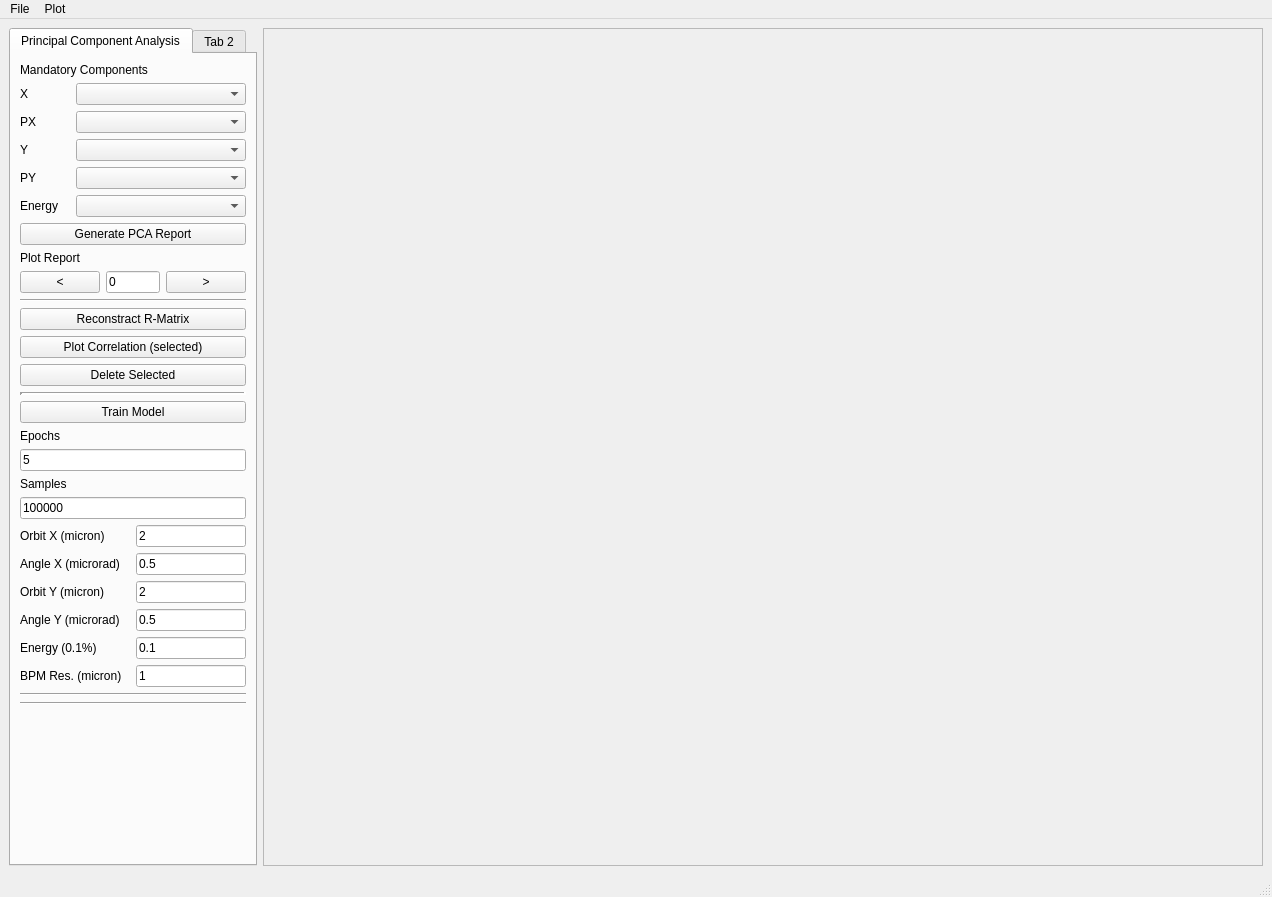
<?xml version="1.0" encoding="UTF-8"?>
<ui version="4.0">
 <class>MainWindow</class>
 <widget class="QMainWindow" name="MainWindow">
  <property name="geometry">
   <rect>
    <x>0</x>
    <y>0</y>
    <width>1272</width>
    <height>897</height>
   </rect>
  </property>
  <property name="windowTitle">
   <string>MainWindow</string>
  </property>
  <widget class="QWidget" name="centralwidget">
   <layout class="QHBoxLayout" name="horizontalLayout">
    <item>
     <widget class="QTabWidget" name="tabWidget">
      <widget class="QWidget" name="tab">
       <attribute name="title">
        <string>Principal Component Analysis</string>
       </attribute>
       <layout class="QVBoxLayout" name="verticalLayout">
        <item>
         <widget class="QLabel" name="label_16">
          <property name="text">
           <string>Mandatory Components</string>
          </property>
         </widget>
        </item>
        <item>
         <layout class="QGridLayout" name="gridLayout_2">
          <item row="3" column="1">
           <widget class="QComboBox" name="UIPCAY">
            <property name="sizePolicy">
             <sizepolicy hsizetype="MinimumExpanding" vsizetype="Fixed">
              <horstretch>0</horstretch>
              <verstretch>0</verstretch>
             </sizepolicy>
            </property>
           </widget>
          </item>
          <item row="4" column="1">
           <widget class="QComboBox" name="UIPCAPY">
            <property name="sizePolicy">
             <sizepolicy hsizetype="MinimumExpanding" vsizetype="Fixed">
              <horstretch>0</horstretch>
              <verstretch>0</verstretch>
             </sizepolicy>
            </property>
           </widget>
          </item>
          <item row="1" column="0">
           <widget class="QLabel" name="label_10">
            <property name="sizePolicy">
             <sizepolicy hsizetype="Minimum" vsizetype="Preferred">
              <horstretch>0</horstretch>
              <verstretch>0</verstretch>
             </sizepolicy>
            </property>
            <property name="minimumSize">
             <size>
              <width>50</width>
              <height>0</height>
             </size>
            </property>
            <property name="text">
             <string>X</string>
            </property>
           </widget>
          </item>
          <item row="2" column="1">
           <widget class="QComboBox" name="UIPCAPX">
            <property name="sizePolicy">
             <sizepolicy hsizetype="MinimumExpanding" vsizetype="Fixed">
              <horstretch>0</horstretch>
              <verstretch>0</verstretch>
             </sizepolicy>
            </property>
           </widget>
          </item>
          <item row="4" column="0">
           <widget class="QLabel" name="label_14">
            <property name="sizePolicy">
             <sizepolicy hsizetype="Minimum" vsizetype="Preferred">
              <horstretch>0</horstretch>
              <verstretch>0</verstretch>
             </sizepolicy>
            </property>
            <property name="minimumSize">
             <size>
              <width>50</width>
              <height>0</height>
             </size>
            </property>
            <property name="text">
             <string>PY</string>
            </property>
           </widget>
          </item>
          <item row="5" column="1">
           <widget class="QComboBox" name="UIPCAE">
            <property name="sizePolicy">
             <sizepolicy hsizetype="MinimumExpanding" vsizetype="Fixed">
              <horstretch>0</horstretch>
              <verstretch>0</verstretch>
             </sizepolicy>
            </property>
           </widget>
          </item>
          <item row="2" column="0">
           <widget class="QLabel" name="label_12">
            <property name="sizePolicy">
             <sizepolicy hsizetype="Minimum" vsizetype="Preferred">
              <horstretch>0</horstretch>
              <verstretch>0</verstretch>
             </sizepolicy>
            </property>
            <property name="minimumSize">
             <size>
              <width>50</width>
              <height>0</height>
             </size>
            </property>
            <property name="text">
             <string>PX</string>
            </property>
           </widget>
          </item>
          <item row="1" column="1">
           <widget class="QComboBox" name="UIPCAX">
            <property name="sizePolicy">
             <sizepolicy hsizetype="MinimumExpanding" vsizetype="Fixed">
              <horstretch>0</horstretch>
              <verstretch>0</verstretch>
             </sizepolicy>
            </property>
           </widget>
          </item>
          <item row="3" column="0">
           <widget class="QLabel" name="label_13">
            <property name="sizePolicy">
             <sizepolicy hsizetype="Minimum" vsizetype="Preferred">
              <horstretch>0</horstretch>
              <verstretch>0</verstretch>
             </sizepolicy>
            </property>
            <property name="minimumSize">
             <size>
              <width>50</width>
              <height>0</height>
             </size>
            </property>
            <property name="text">
             <string>Y</string>
            </property>
           </widget>
          </item>
          <item row="5" column="0">
           <widget class="QLabel" name="label_15">
            <property name="sizePolicy">
             <sizepolicy hsizetype="Minimum" vsizetype="Preferred">
              <horstretch>0</horstretch>
              <verstretch>0</verstretch>
             </sizepolicy>
            </property>
            <property name="minimumSize">
             <size>
              <width>50</width>
              <height>0</height>
             </size>
            </property>
            <property name="text">
             <string>Energy</string>
            </property>
           </widget>
          </item>
         </layout>
        </item>
        <item>
         <widget class="QPushButton" name="UIPCA">
          <property name="text">
           <string>Generate PCA Report</string>
          </property>
         </widget>
        </item>
        <item>
         <widget class="QLabel" name="label_9">
          <property name="text">
           <string>Plot Report</string>
          </property>
         </widget>
        </item>
        <item>
         <layout class="QHBoxLayout" name="horizontalLayout_2">
          <item>
           <widget class="QPushButton" name="UIRepPrev">
            <property name="text">
             <string>&lt;</string>
            </property>
           </widget>
          </item>
          <item>
           <widget class="QLineEdit" name="UIRepID">
            <property name="text">
             <string>0</string>
            </property>
           </widget>
          </item>
          <item>
           <widget class="QPushButton" name="UIRepNext">
            <property name="text">
             <string>&gt;</string>
            </property>
           </widget>
          </item>
         </layout>
        </item>
        <item>
         <widget class="Line" name="line">
          <property name="orientation">
           <enum>Qt::Horizontal</enum>
          </property>
         </widget>
        </item>
        <item>
         <widget class="QPushButton" name="UIRMatrix">
          <property name="text">
           <string>Reconstract R-Matrix</string>
          </property>
         </widget>
        </item>
        <item>
         <widget class="QPushButton" name="UIPlotCor">
          <property name="text">
           <string>Plot Correlation (selected)</string>
          </property>
         </widget>
        </item>
        <item>
         <widget class="QPushButton" name="UIDeleteYPCA">
          <property name="text">
           <string>Delete Selected</string>
          </property>
         </widget>
        </item>
        <item>
         <widget class="Line" name="line_4">
          <property name="lineWidth">
           <number>3</number>
          </property>
          <property name="orientation">
           <enum>Qt::Horizontal</enum>
          </property>
         </widget>
        </item>
        <item>
         <widget class="QPushButton" name="UITrainModel">
          <property name="text">
           <string>Train Model</string>
          </property>
         </widget>
        </item>
        <item>
         <widget class="QLabel" name="label_2">
          <property name="text">
           <string>Epochs</string>
          </property>
         </widget>
        </item>
        <item>
         <widget class="QLineEdit" name="UITrainEpochs">
          <property name="sizePolicy">
           <sizepolicy hsizetype="Minimum" vsizetype="Fixed">
            <horstretch>0</horstretch>
            <verstretch>0</verstretch>
           </sizepolicy>
          </property>
          <property name="text">
           <string>5</string>
          </property>
         </widget>
        </item>
        <item>
         <widget class="QLabel" name="label">
          <property name="text">
           <string>Samples</string>
          </property>
         </widget>
        </item>
        <item>
         <widget class="QLineEdit" name="UITrainSamples">
          <property name="sizePolicy">
           <sizepolicy hsizetype="Minimum" vsizetype="Fixed">
            <horstretch>0</horstretch>
            <verstretch>0</verstretch>
           </sizepolicy>
          </property>
          <property name="text">
           <string>100000</string>
          </property>
         </widget>
        </item>
        <item>
         <layout class="QGridLayout" name="gridLayout">
          <item row="0" column="0">
           <widget class="QLabel" name="label_3">
            <property name="text">
             <string>Orbit X (micron)</string>
            </property>
           </widget>
          </item>
          <item row="0" column="1">
           <widget class="QLineEdit" name="UIOrbitX">
            <property name="sizePolicy">
             <sizepolicy hsizetype="Minimum" vsizetype="Fixed">
              <horstretch>0</horstretch>
              <verstretch>0</verstretch>
             </sizepolicy>
            </property>
            <property name="text">
             <string>2</string>
            </property>
           </widget>
          </item>
          <item row="2" column="1">
           <widget class="QLineEdit" name="UIAngleX">
            <property name="sizePolicy">
             <sizepolicy hsizetype="Minimum" vsizetype="Fixed">
              <horstretch>0</horstretch>
              <verstretch>0</verstretch>
             </sizepolicy>
            </property>
            <property name="text">
             <string>0.5</string>
            </property>
           </widget>
          </item>
          <item row="2" column="0">
           <widget class="QLabel" name="label_4">
            <property name="text">
             <string>Angle X (microrad)</string>
            </property>
           </widget>
          </item>
          <item row="3" column="0">
           <widget class="QLabel" name="label_7">
            <property name="text">
             <string>Orbit Y (micron)</string>
            </property>
           </widget>
          </item>
          <item row="6" column="1">
           <widget class="QLineEdit" name="UIEnergy">
            <property name="sizePolicy">
             <sizepolicy hsizetype="Minimum" vsizetype="Fixed">
              <horstretch>0</horstretch>
              <verstretch>0</verstretch>
             </sizepolicy>
            </property>
            <property name="text">
             <string>0.1</string>
            </property>
           </widget>
          </item>
          <item row="6" column="0">
           <widget class="QLabel" name="label_5">
            <property name="text">
             <string>Energy (0.1%)</string>
            </property>
           </widget>
          </item>
          <item row="4" column="0">
           <widget class="QLabel" name="label_8">
            <property name="text">
             <string>Angle Y (microrad)</string>
            </property>
           </widget>
          </item>
          <item row="3" column="1">
           <widget class="QLineEdit" name="UIOrbitY">
            <property name="sizePolicy">
             <sizepolicy hsizetype="Minimum" vsizetype="Fixed">
              <horstretch>0</horstretch>
              <verstretch>0</verstretch>
             </sizepolicy>
            </property>
            <property name="text">
             <string>2</string>
            </property>
           </widget>
          </item>
          <item row="4" column="1">
           <widget class="QLineEdit" name="UIAngleY">
            <property name="sizePolicy">
             <sizepolicy hsizetype="Minimum" vsizetype="Fixed">
              <horstretch>0</horstretch>
              <verstretch>0</verstretch>
             </sizepolicy>
            </property>
            <property name="text">
             <string>0.5</string>
            </property>
           </widget>
          </item>
          <item row="7" column="0">
           <widget class="QLabel" name="label_6">
            <property name="text">
             <string>BPM Res. (micron)</string>
            </property>
           </widget>
          </item>
          <item row="7" column="1">
           <widget class="QLineEdit" name="UIBPMRes">
            <property name="sizePolicy">
             <sizepolicy hsizetype="Minimum" vsizetype="Fixed">
              <horstretch>0</horstretch>
              <verstretch>0</verstretch>
             </sizepolicy>
            </property>
            <property name="text">
             <string>1</string>
            </property>
           </widget>
          </item>
         </layout>
        </item>
        <item>
         <widget class="Line" name="line_2">
          <property name="orientation">
           <enum>Qt::Horizontal</enum>
          </property>
         </widget>
        </item>
        <item>
         <widget class="Line" name="line_3">
          <property name="orientation">
           <enum>Qt::Horizontal</enum>
          </property>
         </widget>
        </item>
        <item>
         <spacer name="verticalSpacer">
          <property name="orientation">
           <enum>Qt::Vertical</enum>
          </property>
          <property name="sizeHint" stdset="0">
           <size>
            <width>20</width>
            <height>110</height>
           </size>
          </property>
         </spacer>
        </item>
       </layout>
      </widget>
      <widget class="QWidget" name="tab_2">
       <attribute name="title">
        <string>Tab 2</string>
       </attribute>
      </widget>
     </widget>
    </item>
    <item>
     <widget class="QFrame" name="mplwindow">
      <property name="sizePolicy">
       <sizepolicy hsizetype="MinimumExpanding" vsizetype="Preferred">
        <horstretch>0</horstretch>
        <verstretch>0</verstretch>
       </sizepolicy>
      </property>
      <property name="minimumSize">
       <size>
        <width>1000</width>
        <height>0</height>
       </size>
      </property>
      <property name="frameShape">
       <enum>QFrame::StyledPanel</enum>
      </property>
      <property name="frameShadow">
       <enum>QFrame::Raised</enum>
      </property>
      <layout class="QVBoxLayout" name="verticalLayout_2">
       <item>
        <layout class="QVBoxLayout" name="mplvl"/>
       </item>
      </layout>
     </widget>
    </item>
   </layout>
  </widget>
  <widget class="QMenuBar" name="menubar">
   <property name="geometry">
    <rect>
     <x>0</x>
     <y>0</y>
     <width>1272</width>
     <height>20</height>
    </rect>
   </property>
   <widget class="QMenu" name="menuPlot">
    <property name="title">
     <string>Plot</string>
    </property>
    <widget class="QMenu" name="menuR_Matrix">
     <property name="title">
      <string>PCA</string>
     </property>
     <addaction name="actionFlucX"/>
     <addaction name="actionFlucY"/>
     <addaction name="actionFlucRes"/>
     <addaction name="separator"/>
     <addaction name="actionPCACorX"/>
     <addaction name="actionPCACorY"/>
    </widget>
    <widget class="QMenu" name="menuMachine_Data">
     <property name="title">
      <string>Machine Data</string>
     </property>
     <widget class="QMenu" name="menuPrediction_3">
      <property name="title">
       <string>Prediction</string>
      </property>
      <addaction name="actionPredX"/>
      <addaction name="actionPRedXP"/>
      <addaction name="actionPredY"/>
      <addaction name="actionPredYP"/>
      <addaction name="actionPredEnergy"/>
     </widget>
     <addaction name="actionOrbitRMSMachine"/>
     <addaction name="menuPrediction_3"/>
    </widget>
    <widget class="QMenu" name="menuGenerated_Data">
     <property name="title">
      <string>Generated Data</string>
     </property>
     <widget class="QMenu" name="menuPrediction_2">
      <property name="title">
       <string>Validation</string>
      </property>
      <addaction name="actionValidX"/>
      <addaction name="actionValidXP"/>
      <addaction name="actionValidY"/>
      <addaction name="actionValidYP"/>
      <addaction name="actionValidEnergy"/>
     </widget>
     <widget class="QMenu" name="menuFluctuation_Contribution">
      <property name="title">
       <string>Fluctuation Contribution</string>
      </property>
      <addaction name="actionFlucContX"/>
      <addaction name="actionFlucContY"/>
     </widget>
     <addaction name="actionOrbitRMSModel"/>
     <addaction name="menuFluctuation_Contribution"/>
     <addaction name="menuPrediction_2"/>
    </widget>
    <widget class="QMenu" name="menuTensorFlow_Model">
     <property name="title">
      <string>TensorFlow Model</string>
     </property>
     <addaction name="actionLoss"/>
     <addaction name="actionAccuracy"/>
    </widget>
    <addaction name="menuR_Matrix"/>
    <addaction name="menuMachine_Data"/>
    <addaction name="menuGenerated_Data"/>
    <addaction name="menuTensorFlow_Model"/>
   </widget>
   <widget class="QMenu" name="menuFile">
    <property name="title">
     <string>File</string>
    </property>
    <addaction name="actionLoad"/>
   </widget>
   <addaction name="menuFile"/>
   <addaction name="menuPlot"/>
  </widget>
  <widget class="QStatusBar" name="statusbar"/>
  <action name="actionFlucX">
   <property name="text">
    <string>Fluctuation Budget in X</string>
   </property>
  </action>
  <action name="actionFlucY">
   <property name="text">
    <string>Fluctuation Budget in Y</string>
   </property>
  </action>
  <action name="actionFlucRes">
   <property name="text">
    <string>Residual Fluctuation</string>
   </property>
  </action>
  <action name="actionR13_R31">
   <property name="text">
    <string>R13, R31</string>
   </property>
  </action>
  <action name="actionOrbitRMSMachine">
   <property name="text">
    <string>Orbit Fluctuation </string>
   </property>
  </action>
  <action name="actionOrbitRMSModel">
   <property name="text">
    <string>OrbitFluctuation</string>
   </property>
  </action>
  <action name="actionLoss">
   <property name="text">
    <string>Loss-Function</string>
   </property>
  </action>
  <action name="actionAccuracy">
   <property name="text">
    <string>Accuracy</string>
   </property>
  </action>
  <action name="actionPrediction_XP">
   <property name="text">
    <string>Prediction - XP</string>
   </property>
  </action>
  <action name="actionPrediction_Y">
   <property name="text">
    <string>Prediction - Y</string>
   </property>
  </action>
  <action name="actionX">
   <property name="text">
    <string>X</string>
   </property>
  </action>
  <action name="actionXP">
   <property name="text">
    <string>XP</string>
   </property>
  </action>
  <action name="actionY">
   <property name="text">
    <string>Y</string>
   </property>
  </action>
  <action name="actionYP">
   <property name="text">
    <string>YP</string>
   </property>
  </action>
  <action name="actionEnergy">
   <property name="text">
    <string>Energy</string>
   </property>
  </action>
  <action name="actionValidX">
   <property name="text">
    <string>X</string>
   </property>
  </action>
  <action name="actionValidXP">
   <property name="text">
    <string>XP</string>
   </property>
  </action>
  <action name="actionValidY">
   <property name="text">
    <string>Y</string>
   </property>
  </action>
  <action name="actionValidYP">
   <property name="text">
    <string>YP</string>
   </property>
  </action>
  <action name="actionValidEnergy">
   <property name="text">
    <string>Energy</string>
   </property>
  </action>
  <action name="actionPredX">
   <property name="text">
    <string>X</string>
   </property>
  </action>
  <action name="actionPRedXP">
   <property name="text">
    <string>XP</string>
   </property>
  </action>
  <action name="actionPredY">
   <property name="text">
    <string>Y</string>
   </property>
  </action>
  <action name="actionPredYP">
   <property name="text">
    <string>YP</string>
   </property>
  </action>
  <action name="actionPredEnergy">
   <property name="text">
    <string>Energy</string>
   </property>
  </action>
  <action name="actionFlucContX">
   <property name="text">
    <string>in X</string>
   </property>
  </action>
  <action name="actionFlucContY">
   <property name="text">
    <string>in Y</string>
   </property>
  </action>
  <action name="actionLoad">
   <property name="text">
    <string>Load...</string>
   </property>
  </action>
  <action name="actionPCACorX">
   <property name="text">
    <string>Correlation Vectors in X</string>
   </property>
  </action>
  <action name="actionPCACorY">
   <property name="text">
    <string>Correlation Vectors in Y</string>
   </property>
  </action>
 </widget>
 <resources/>
 <connections/>
</ui>
